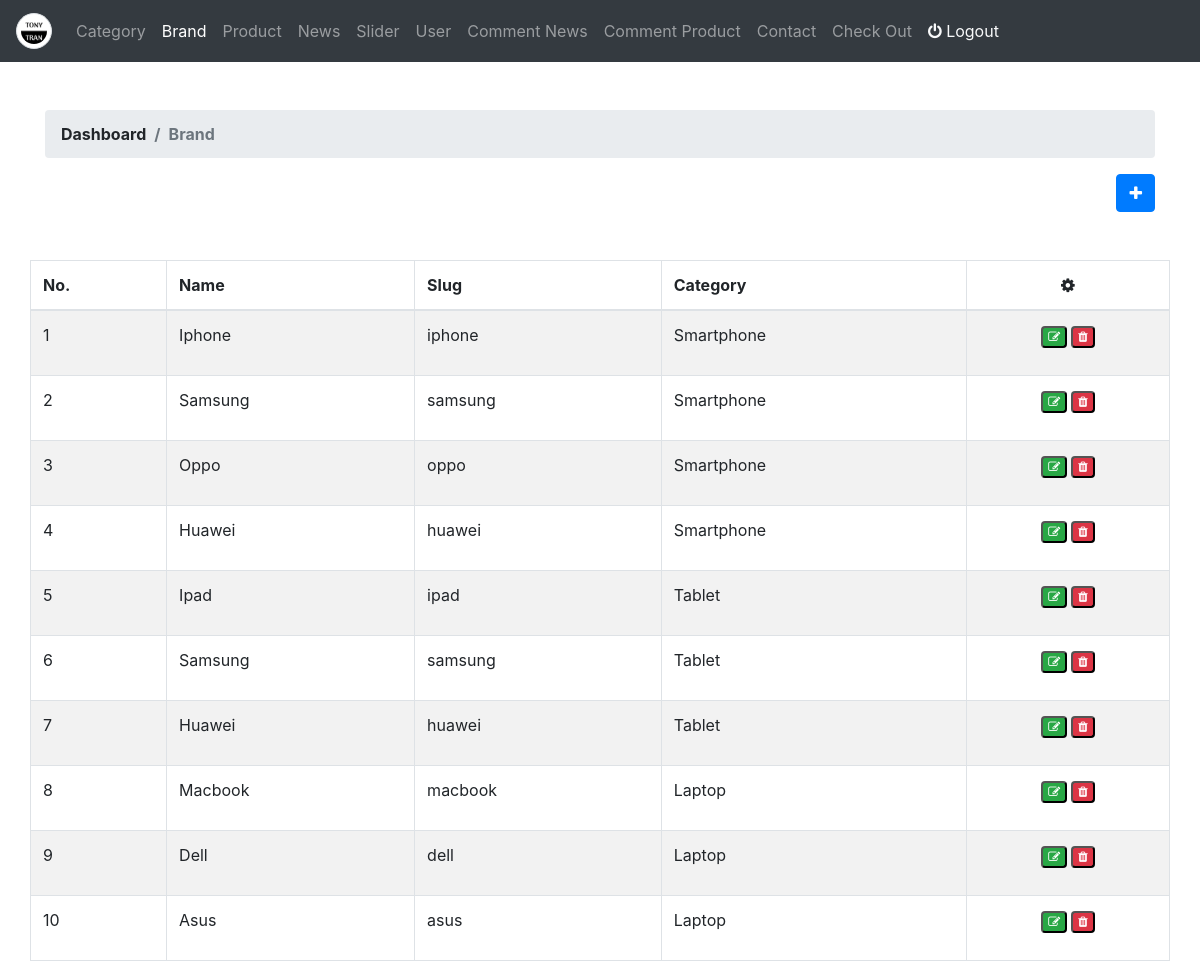
The page /admin/brand/index (signed in) on the database its author committed.
### tables this page shows
CREATE TABLE `brands` (
  `id` int(11) UNSIGNED NOT NULL,
  `name` varchar(255) NOT NULL,
  `slug` varchar(255) NOT NULL,
  `category_id` int(10) UNSIGNED NOT NULL,
  `create_at` timestamp NOT NULL DEFAULT CURRENT_TIMESTAMP,
  `update_at` timestamp NULL DEFAULT NULL ON UPDATE CURRENT_TIMESTAMP
);

CREATE TABLE `categories` (
  `id` int(11) UNSIGNED NOT NULL,
  `name` varchar(255) NOT NULL,
  `slug` varchar(255) NOT NULL,
  `create_at` timestamp NOT NULL DEFAULT CURRENT_TIMESTAMP,
  `update_at` timestamp NULL DEFAULT NULL ON UPDATE CURRENT_TIMESTAMP
);

### models/Connection.php (called while the page is built, shortened)
<?php
class Connection
{
	public function __construct()
	{
		$this->connect = $this->connect();
	}
	private function connect()
	{
		$servername = "localhost";
		$dbname = "ecommerce_php";
		$username = "root";
		$password = "";
		try {
			$connect = new PDO("mysql:host=$servername; dbname=$dbname", $username, $password);
			$connect->setAttribute(PDO::ATTR_ERRMODE, PDO::ERRMODE_EXCEPTION);
		} catch (Exception $e) {
			echo $e->getMessage();
		}
		return $connect;
	}
}
?>

### models/Auth.php (called while the page is built, shortened)
<?php
class Auth
{
	private $user;
    public function __construct()
    {
        $this->user = new User();
    }
    public function user()
    {
    	if(isset($_SESSION['email']) && isset($_SESSION['password']))
    	{
    		$email = $_SESSION['email'];
    		$password = $_SESSION['password'];
    		$user = $this->user->where("email = '" . $email . "' AND password = '" . $password ."'");
    		if(count($user) != 0)
    		{
    			return $user[0];
    		}
    		else
    		{
    			return 0;
    		}
    	}
    }
}
?>

### models/Model.php (called while the page is built, shortened)
<?php
require_once 'Connection.php';
class Model extends Connection
{
	protected $table;
	public function all()
	{
		$data = array();
		$query = "SELECT * FROM ".$this->table;
		$stmt = $this->connect->prepare($query);
		if($stmt->execute())
		{
			$result = $stmt->fetchAll();
			foreach ($result as $row) {
				$data[] = $row;
			}
			return $data;
		}
		return false;
	}
	public function where($condition)
	{
		$query = "SELECT * FROM " . $this->table . " WHERE ". $condition;
		$stmt = $this->connect->prepare($query);
		$data = array();
		if($stmt->execute())
		{
			$result = $stmt->fetchAll();
			foreach ($result as $row) {
				$data[] = $row;
			}
			return $data;
		}
		return false;
	}
}
?>

### controllers/BrandController.php (called while the page is built, shortened)
<?php
class BrandController
{
    private $category;
    private $brand;
    public function __construct()
    {
        $this->category = new Category();
        $this->brand = new Brand();
    }
    public function index()
    {
    	$category = $this->category->all();
    	$brand = $this->brand->all();
    	require_once '../views/admin/header.php';
 		require_once '../views/admin/brand/list.php';
 		require_once '../views/admin/footer.php';
    }
}
?>

### views/admin/brand/list.php (the view, shortened to what this page needs)
<div class="container">
    <div class="row mt-5 font-weight-bolder">
        <div class="col-12">
            <nav aria-label="breadcrumb">
                <ol class="breadcrumb">
                    <li class="breadcrumb-item">Dashboard</li>
                    <li class="breadcrumb-item active" aria-current="page">Brand</li>
                </ol>
            </nav>
        </div>
    </div>
    <div class="row mt-6">
        <div class="col-12 text-right">
            <a href="admin/brand/create"><button class="btn btn-primary"><span><i class="fa fa-plus"></i></span></button></a>
        </div>
    </div>
    <div class="row mt-5">
        <table class="table table-striped table-bordered">
            <thead>
                <tr>
                    <th>No.</th>
                    <th>Name</th>
                    <th>Slug</th>
                    <th>Category</th>
                    <th class="text-center">
                        <span><i class="fa fa-cog"></i></span>
                    </th>
                </tr>
            </thead>
            <tbody>
                <?php
                if(count($brand) > 0)
                    {
                    $index = 0;
                    foreach ($brand as $bra) {
                        $index++;
                ?>
                <tr>
                    <td><?= $index ?></td>
                    <td><?= $bra['name'] ?></td>
                    <td><?= $bra['slug'] ?></td>
                    <td>
                        <?php
                        foreach ($category as $cat) {
                            if($cat['id'] == $bra['category_id'])
                            {
                        ?>
                        <p><?= $cat['name'] ?></p>
                        <?php
                            }
                        }
                        ?>
                    </td>
                    <td class="text-center">
                        <a href="admin/brand/edit/<?= $bra['id'] ?>/<?= $bra['slug'] ?>"><button class="badge badge-success"><span><i class="fa fa-edit"></i></span></button></a>
                        <button class="badge badge-danger delete-brand" data-id="<?= $bra['id'] ?>" data-toggle="modal" data-target="#delete"><span><i class="fa fa-trash"></i></span></button>
                    </td>
                </tr>
                <?php
                    }
                }
                else
                {
                ?>
                <tr>
                    <td>Not Data</td>
                </tr>
                <?php
                }
                ?>
            </tbody>
        </table>
    </div>
</div>

### admin/index.php (shortened to what this page needs)
<?php
require_once '../controllers/BrandController.php';
require_once '../models/Auth.php';
$homeAdminController = new HomeAdminController();
$brandController = new BrandController();
$errorController = new ErrorController();
$auth = new Auth();
$user = $auth->user();
if(($user != 0) && ($user['role'] == 1))
{
	if(isset($_GET['controller']))
	{
		$controller = $_GET['controller'];
		switch ($controller) {
			case 'brand':
				if(isset($_GET['action']))
				{
					$action = $_GET['action'];
					if(method_exists($brandController, $action))
					{
						call_user_func(array($brandController, $action));
					}
					else
					{
						call_user_func(array($errorController, 'not_found'));
					}
				}
				break;
		}
	}
	else
	{
		call_user_func(array($homeAdminController, 'index'));
	}
}
?>

### views/admin/header.php (shortened to what this page needs)
<!DOCTYPE html>
<html lang="en">
<head>
    <link rel="stylesheet" href="assets/admin/css/bootstrap.min.css">
    <link rel="stylesheet" href="assets/admin/css/toastr.min.css">
     <link rel="stylesheet" href="https://cdnjs.cloudflare.com/ajax/libs/font-awesome/4.7.0/css/font-awesome.min.css">
     <link rel="stylesheet" href="https://cdnjs.cloudflare.com/ajax/libs/bootstrap-select/1.13.10/css/bootstrap-select.min.css" />
</head>
<body class="min-vh-100">
    <?php
    $url = "http://$_SERVER[HTTP_HOST]$_SERVER[REQUEST_URI]";
    ?>
    <header>
        <nav class="navbar navbar-expand-lg navbar-dark bg-dark">
            <a class="navbar-brand" href="admin"><img src="assets/uploads/logo.png" alt="" style="width: 36px; height: 36px;" class="rounded-circle img-thumbnail"></a>
            <div class="collapse navbar-collapse" id="nav">
                <ul class="navbar-nav w-100">
                    <li class="nav-item">
                        <a class="nav-link <?= (strpos($url, 'admin/category')) ? 'active' : '' ?>" href="admin/category/index">Category</a>
                    </li>
                    <li class="nav-item">
                        <a class="nav-link <?= (strpos($url, 'admin/brand')) ? 'active' : '' ?>" href="admin/brand/index">Brand</a>
                    </li>
                    <li class="nav-item">
                        <a class="nav-link <?= (strpos($url, 'admin/product')) ? 'active' : '' ?>" href="admin/product/index">Product</a>
                    </li>
                    <li class="nav-item">
                        <a class="nav-link <?= (strpos($url, 'admin/news')) ? 'active' : '' ?>" href="admin/news/index">News</a>
                    </li>
                    <li class="nav-item">
                        <a class="nav-link <?= (strpos($url, 'admin/slider')) ? 'active' : '' ?>" href="admin/slider/index">Slider</a>
                    </li>
                    <li class="nav-item">
                        <a class="nav-link <?= (strpos($url, 'admin/user')) ? 'active' : '' ?>" href="admin/user/index">User</a>
                    </li>
                    <li class="nav-item">
                        <a class="nav-link <?= (strpos($url, 'admin/news-comment')) ? 'active' : '' ?>" href="admin/news-comment/index">Comment News</a>
                    </li>
                    <li class="nav-item">
                        <a class="nav-link <?= (strpos($url, 'admin/product-comment')) ? 'active' : '' ?>" href="admin/product-comment/index">Comment Product</a>
                    </li>
                    <li class="nav-item">
                        <a class="nav-link <?= (strpos($url, 'admin/contact')) ? 'active' : '' ?>" href="admin/contact/index">Contact</a>
                    </li>
                    <li class="nav-item">
                        <a class="nav-link <?= (strpos($url, 'admin/checkout')) ? 'active' : '' ?>" href="admin/checkout/index">Check Out</a>
                    </li>
                    <li class="nav-item">
                        <a href="http://localhost/ecommerce_php/admin/logout.html" class="nav-link text-light"><span><i class="fa fa-power-off"></i></span>&nbsp;Logout</a>
                    </li>
                </ul>
            </div>
        </nav>
    </header>

### views/admin/footer.php
</body>
</html>

### rows shown on the page
brands: name "Iphone", slug "iphone"
categories: name "Smartphone"
brands: name "Samsung", slug "samsung"
brands: name "Oppo", slug "oppo"
brands: name "Huawei", slug "huawei"
brands: name "Ipad", slug "ipad"
categories: name "Tablet"
brands: name "Samsung", slug "samsung"
brands: name "Huawei", slug "huawei"
brands: name "Macbook", slug "macbook"
categories: name "Laptop"
brands: name "Dell", slug "dell"
brands: name "Asus", slug "asus"
